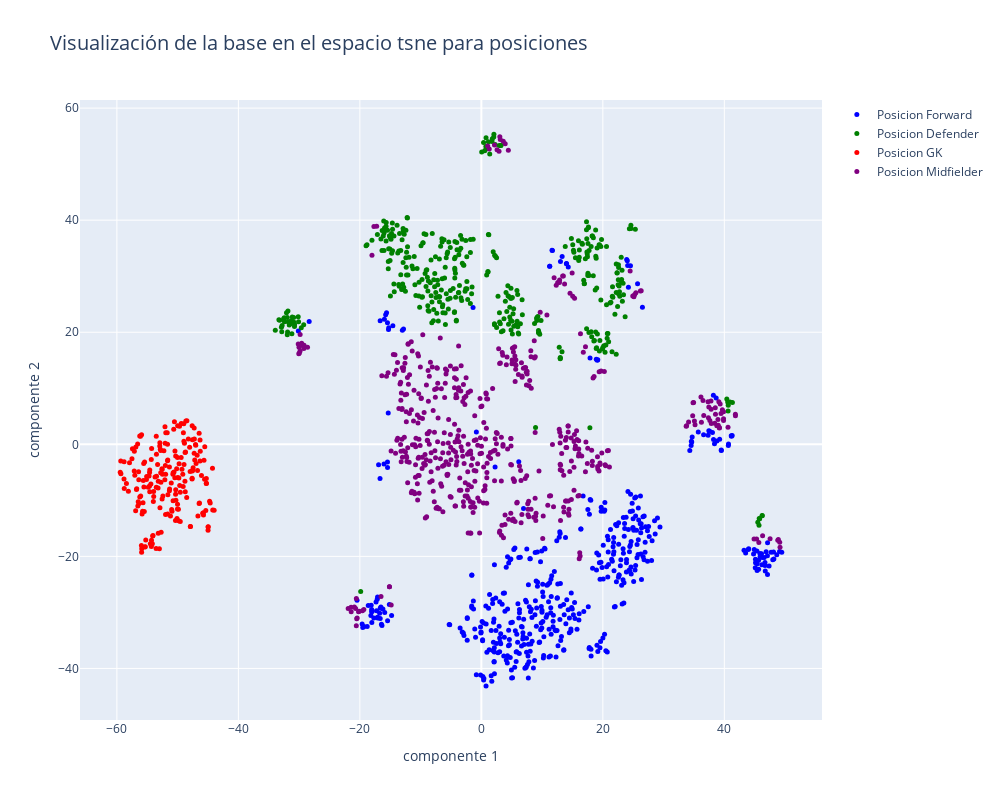

Source (notebook cell):
### Code cell
layout = go.Layout(title="Visualización de la base en el espacio tsne para posiciones",titlefont=dict(size=20),
                xaxis=dict(title='componente 1'),
                yaxis=dict(title='componente 2'),
                autosize=False, width=1000,height=800)

# Etiquetas de posicion
position_labels = df_clusters_GM_position_name["Position"]

# Colores para cada posicion
position_colors = ['blue', 'green', 'red', 'purple']  # Define los colores que quieras

# Crear una lista de objetos Scatter para cada cluster
position_scatters = []
for position_id, color in zip(position_labels.unique(), position_colors):
    position_data = df_clusters_GM_tsne[position_labels == position_id]
    posit_cluster = df_clusters_GM_position_name.loc[position_labels == position_id, 'GM_4']

    position_scatter = go.Scatter(
        x=position_data[:, 0],
        y=position_data[:, 1],
        mode='markers',
        text=posit_cluster,
        marker=dict(size=5, color=color),
        name=f'Posicion {position_id}'
    )
    position_scatters.append(position_scatter)


# Agregar todos los objetos Scatter al data
data_GM_pos = position_scatters


# Crea el gráfico
fig = go.Figure(data=data_GM_pos, layout=layout)
fig.show()

### Figure 1 — Plotly figure (JSON) as saved in the notebook; plotly's stock layout.template omitted (floating-point values rounded to 4 significant figures; data arrays with more than 128 entries replaced by an {"elided": "..."} marker saying what was removed)
{"data": [{"marker": {"color": "blue", "size": 5}, "mode": "markers", "name": "Posicion Forward", "text": {"elided": "487 int values"}, "type": "scatter", "x": {"elided": "487 float values"}, "y": {"elided": "487 float values"}}, {"marker": {"color": "green", "size": 5}, "mode": "markers", "name": "Posicion Defender", "text": {"elided": "400 int values"}, "type": "scatter", "x": {"elided": "400 float values"}, "y": {"elided": "400 float values"}}, {"marker": {"color": "red", "size": 5}, "mode": "markers", "name": "Posicion GK", "text": {"elided": "200 int values"}, "type": "scatter", "x": {"elided": "200 float values"}, "y": {"elided": "200 float values"}}, {"marker": {"color": "purple", "size": 5}, "mode": "markers", "name": "Posicion Midfielder", "text": {"elided": "548 int values"}, "type": "scatter", "x": {"elided": "548 float values"}, "y": {"elided": "548 float values"}}], "layout": {"autosize": false, "height": 800, "title": {"font": {"size": 20}, "text": "Visualización de la base en el espacio tsne para posiciones"}, "width": 1000, "xaxis": {"title": {"text": "componente 1"}}, "yaxis": {"title": {"text": "componente 2"}}}}
